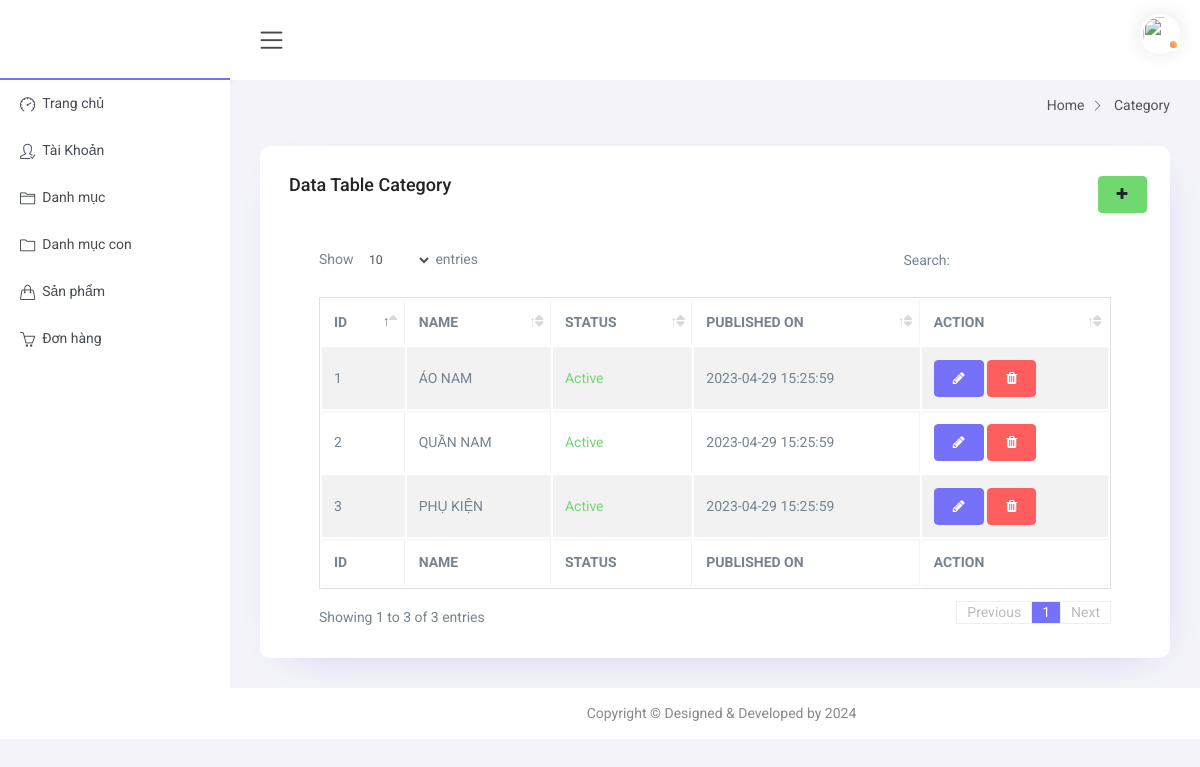
Screenshot of /admin/category.php (signed in) with the database file from the repository.
### tables this page shows
CREATE TABLE `categories` (
  `id` int(11) NOT NULL COMMENT 'CATEGORIES ID',
  `category_name` varchar(64) NOT NULL,
  `category_status` enum('Active','Inactive') NOT NULL DEFAULT 'Active',
  `is_delete` enum('0','1') NOT NULL DEFAULT '0',
  `created_at` datetime DEFAULT NULL,
  `updated_at` datetime DEFAULT NULL
);

### admin/app/Controllers/View.php (called while the page is built, shortened)
<?php
class View
{
	public function loadContent($directory, $page_name)
	{
		include("resource/view/".$directory."/".$page_name.".php");
	}
}
?>

### admin/category.php (called while the page is built, shortened)
<?php
include("app/Controllers/View.php");
$view = new View;
$view->loadContent("include", "top");
$view->loadContent("include", "sidebar");
$view->loadContent("content", "category");
?>

### admin/app/Models/Eloquent.php (called while the page is built, shortened)
<?php
class Eloquent
{
    public $connection;
    public function __construct()
    {
        $this->connection = new PDO('mysql:host=' . $GLOBALS['DBHOST'] . ';dbname=' . $GLOBALS['DBNAME'] . ';charset=utf8', $GLOBALS['DBUSER'], $GLOBALS['DBPASS']);
        $this->connection->setAttribute(PDO::ATTR_ERRMODE, PDO::ERRMODE_EXCEPTION);
        $this->connection->setAttribute(PDO::ATTR_EMULATE_PREPARES, false);
    }
    public function selectData(
        $columnName,
        $tableName,
        $whereValue = [],
        $inColumn = [],
        $inValue = [],
        $formatByGroup = [],
        $formatByOrder = 0,
        $paginate = [],
        $price = ['MIN' => 0, 'MAX' => 0]
    ) {
        try {
            if ($columnName == "*")
                $sql1 = "SELECT * FROM ";
            else {
                $sql1 = "SELECT ";
                foreach ($columnName as $eachColumn) {
                    $sql1 .= $eachColumn . ", ";
                }
                $sql1 = rtrim($sql1, ", ");
                $sql1 .= " FROM $tableName";
            }
            if ($whereValue != []) {
                $sql1 .= " WHERE ";
                if (array_key_exists('operator', $whereValue)) {
                    $operator = $whereValue['operator'] == '=' ? ' = ' : ' <> ';
                } else $operator = ' = ';
                foreach ($whereValue as $eachColumn => $eachValue) {
                    $sql1 .= $eachColumn . $operator . '\'' . $eachValue . '\'' . " AND ";
                }
                $sql1 = rtrim($sql1, "AND ");
            }
            if (@$formatByOrder['ASC'])
                $sql1 .= " ORDER BY " . $formatByOrder['ASC'] . " ASC";
            else if (@$formatByOrder['DESC'])
                $sql1 .= " ORDER BY " . $formatByOrder['DESC'] . " DESC";
            $query = $this->connection->prepare($sql1);
            $query->execute();
            $dataSelected = $query->fetchAll(PDO::FETCH_ASSOC);
            return $dataSelected;
        } catch (PDOException $e) {
            echo $e->getMessage();
        }
    }
}

### admin/app/Controllers/CategoryController.php (the view)
<?php
class CategoryController extends Controller
{
    public function CategoryList($categoryList)
    {
        foreach ($categoryList as $eachCategory) {
?>
            <tr>
                <td><?= $eachCategory['id'] ?></td>
                <td><?= $eachCategory['category_name'] ?></td>
                <td>
                    <span class="<?= $eachCategory['category_status'] == 'Active' ? "text-success" : "text-warning" ?>">
                        <?= $eachCategory['category_status'] ?>
                    </span>
                </td>
                <td><?= $eachCategory['created_at'] ?></td>
                <td>
                    <span>
                        <a class="btn btn-primary" href="manage-category.php?id=<?= $eachCategory['id'] ?>" data-toggle="tooltip" data-placement="top" title="Edit">
                            <i class="fa fa-pencil color-muted"></i>
                        </a>
                        <a class="btn btn-danger sweet-confirm-custom sweet-confirm-category" href="#" data-itemid="<?= $eachCategory['id'] ?>" data-toggle="tooltip" data-placement="top" title="Delete">
                            <i class="fa fa-trash color-danger"></i>
                        </a>
                    </span>
                </td>
            </tr>
<?php
        }
    }
}

### rows the page displays
categories: id "3", category_name "PHỤ KIỆN", category_status "Active", created_at "2023-04-29 15:25:59"
categories: id "2", category_name "QUẦN NAM", category_status "Active", created_at "2023-04-29 15:25:59"
categories: id "1", category_name "ÁO NAM", category_status "Active", created_at "2023-04-29 15:25:59"
